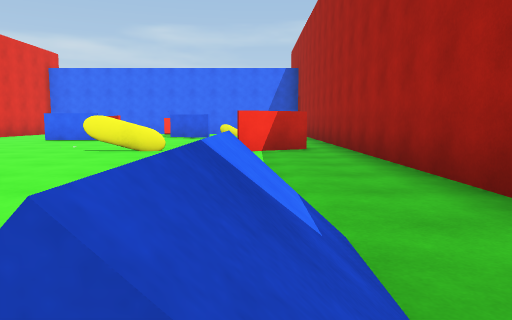
view 1 (above)

12 first-person views from a walk through a Unity game level. The camera is 1.2 m above the floor, tilts 6° down and sees 70° across. The floor is counted in squares, 2.61 m on a side. Each view is taken from the middle of a square. On the plan, view 1 faces up. The plan holds only what a view shows up to about 9 squares ahead; the rest is blank. The place goes on beyond the plan. The player character is not drawn. Surface patterns are stand-ins for the level's own textures.

view 2
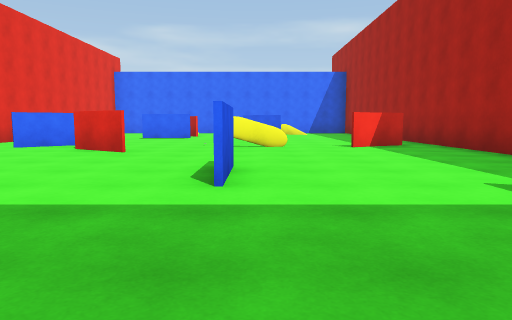

view 3
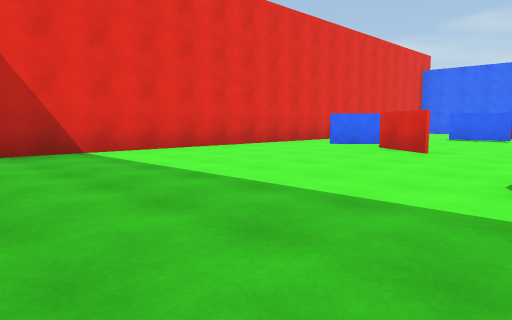

view 4
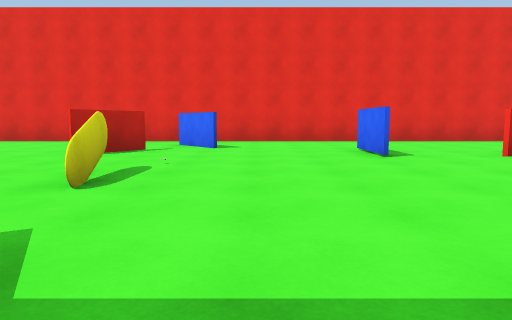

view 5
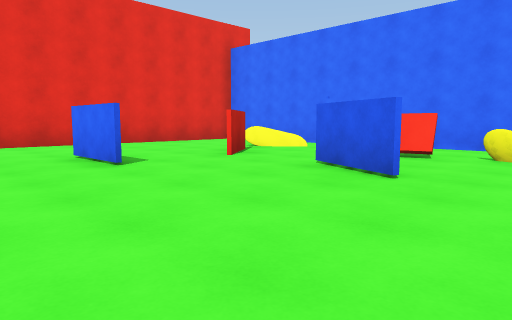

view 6
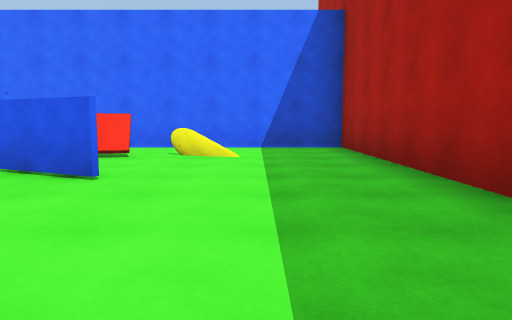

view 7
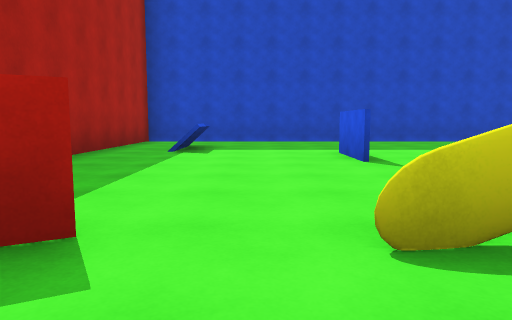

view 8
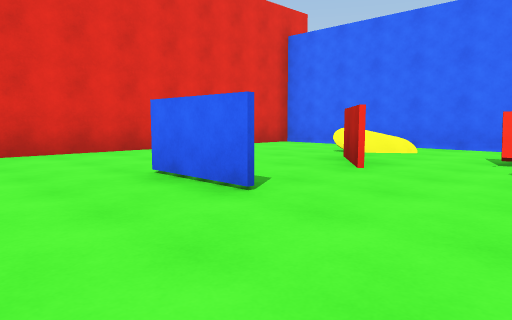

view 9
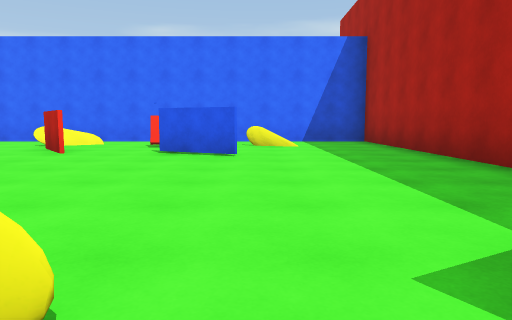

view 10
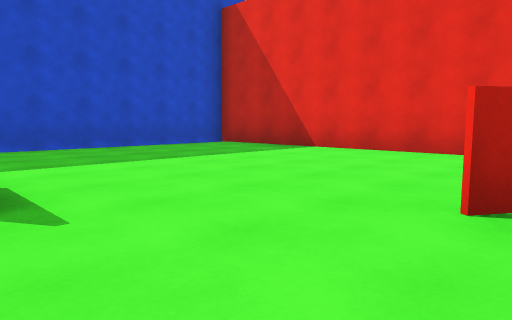

view 11
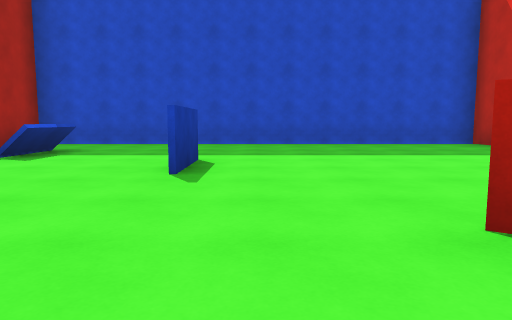

view 12
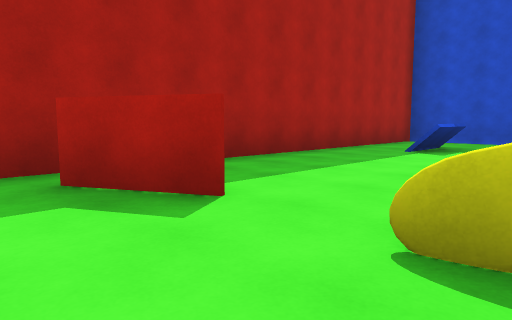

### Floor plan
Points are (right, up) in squares from view 1. A wall is a line through its corners. A room is listed if a view was taken in it or the views show most of it. See-through windows are left out.
Room 1 (views 1, 2, 3, 4, 5, 6, 7, 8, 9, 10, 11, 12)
walls: (-2.6, 5.6) (-1.5, 5.7); (-1.4, 5.7) (-2.3, 5.5); (-1.4, 5.7) (-2.2, 5.4); (-1.4, 5.7) (-2.5, 5.5) (-1.9, 5.7); (-5, 5.2) (-3.9, 4.4) (-5.1, 5.2); (-2.2, 2.9) (-2.2, 1.5); (-5.3, 6.3) (-6.3, 5.4); (-0.3, 5.6) (0.9, 6.2) (-0.3, 5.5); (-2.3, 1.5) (-2.3, 2.9); (-3.6, 8.7) (-5, 8.7); (-1.2, 9.8) (-2.4, 10.4); (-3.8, 10.2) (-4.6, 11.3); (-4.6, 11.4) (-3.8, 10.3); (-1.7, 11.8) (-2.9, 11.5); (-1.7, 12) (-2.2, 11.9); (-2.4, 13.6) (-7.6, 13.6) (-7.6, -1.7) (1.6, -1.7) (1.6, 11.4)
low walls: (-0.4, 11.8) (-1.2, 12); (-0.5, 11.9) (-1, 11.9); (-0.5, 11.9) (-1, 12); (-4.3, 12.3) (-5.1, 11.8)
ways out: opening at (-1.5, 13) to room 2; opening at (0.5, 12) to room 2; gap at (1, 6)
Room 2 (no view inside)
walls: (-1.7, 12.1) (-1.7, 12); (1.6, 11.4) (1.6, 13.6) (-2.4, 13.6)
ways out: opening at (-1.5, 13) to room 1; opening at (0.5, 12) to room 1

Where each view was taken, in squares from view 1:
view 1: 0 up, 0 right, facing up
view 2: 1 down, 2 left, facing up
view 3: 1 down, 2 left, facing up-left
view 4: 7 up, 1 right, facing left
view 5: 7 up, 0 right, facing up-left
view 6: 7 up, 0 right, facing up
view 7: 7 up, 1 left, facing down
view 8: 7 up, 2 left, facing up-left
view 9: 5 up, 1 left, facing up
view 10: 5 up, 2 left, facing down-left
view 11: 6 up, 3 left, facing down
view 12: 7 up, 2 left, facing down-right
